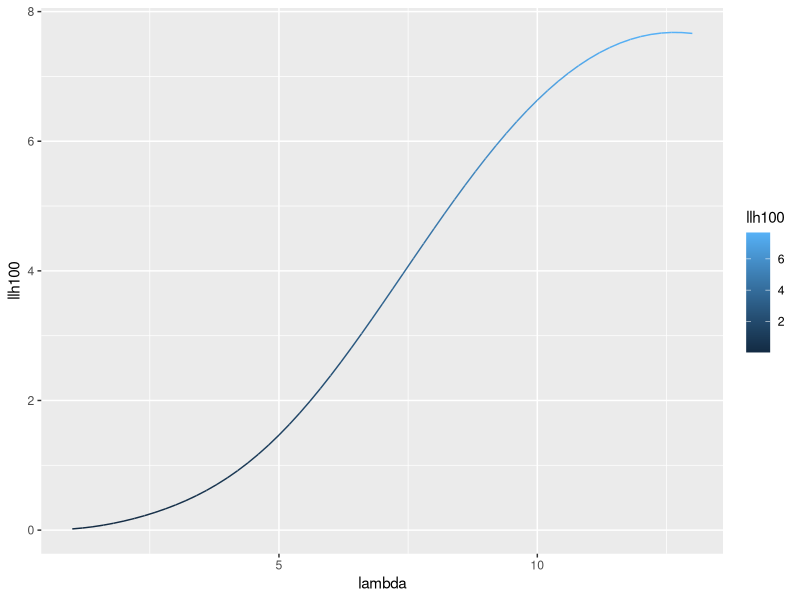
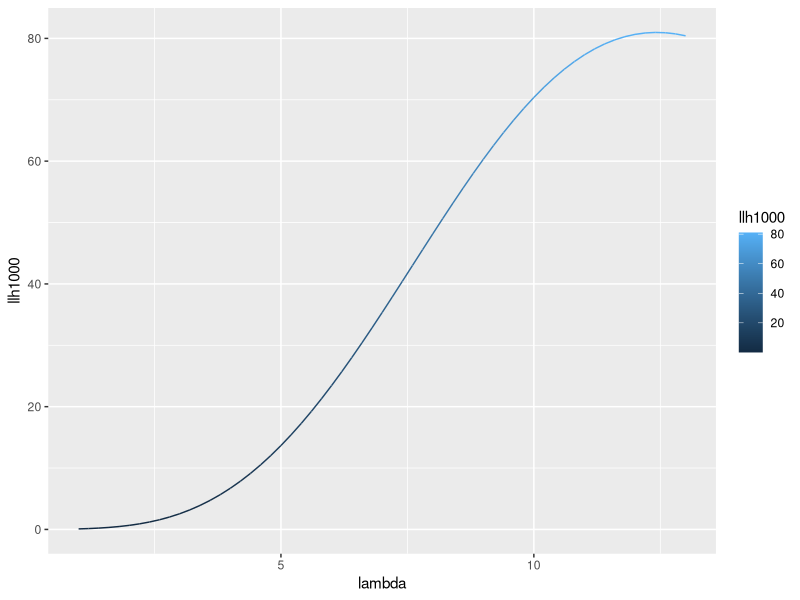
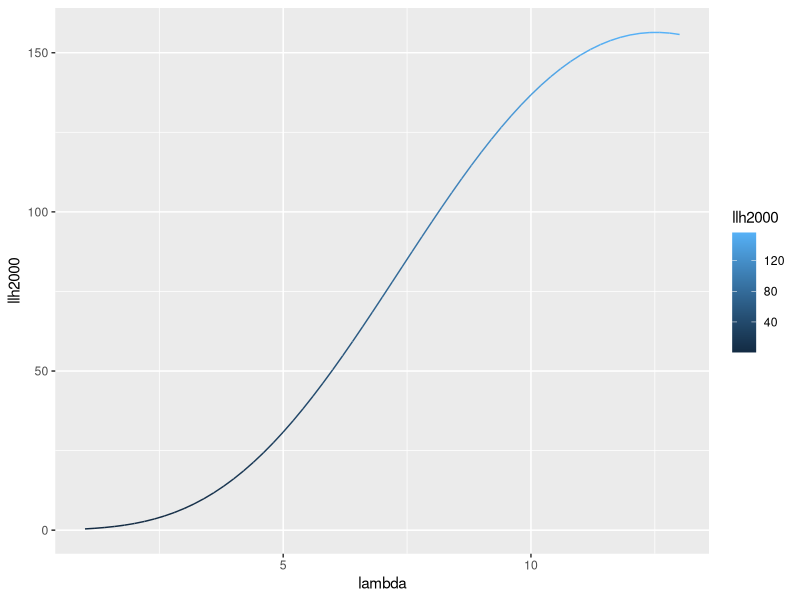
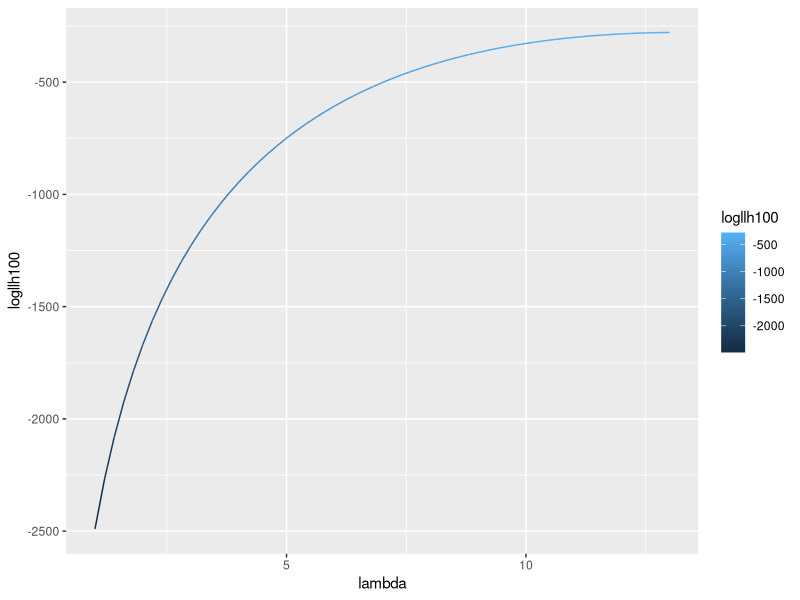
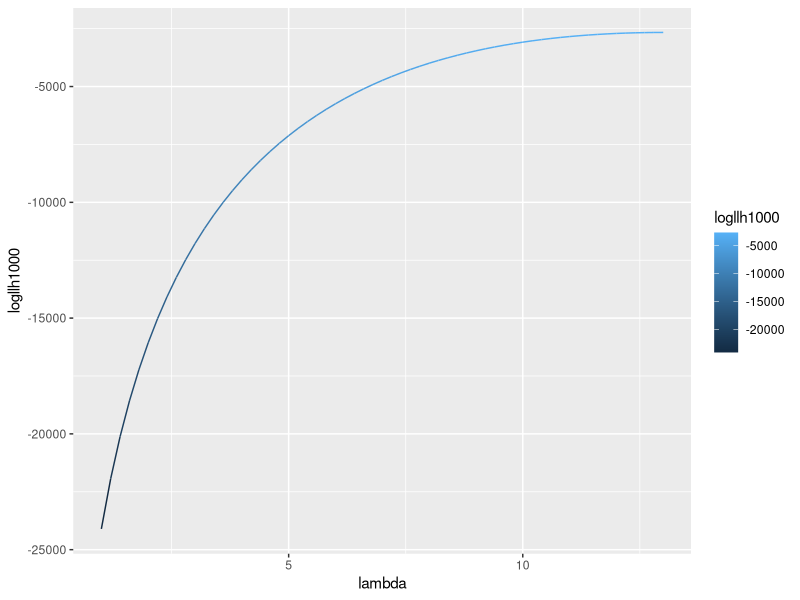
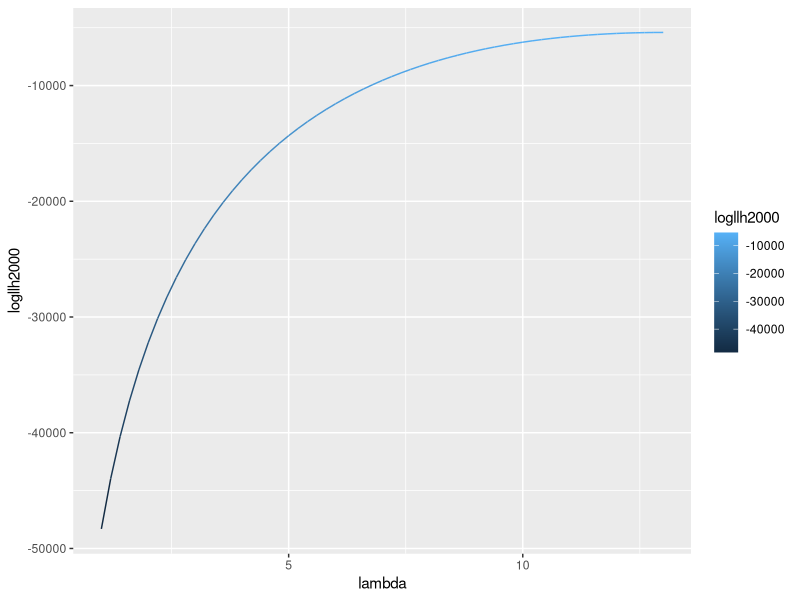

Write R code to recreate these figures, in order.
####### Tugas Pertemuan 7 Kelompok Pola #######
# Maximum Likelihood Estimation dengan distribusi poisson
# Nur Azizah Eka Budiarti (G651190211)
# Robert John Modalo      (G651190331)
# Rizqi Alifahasni Z      (G651190571)

library(dplyr)
# Maximum Likelihood Estimation for data from Poisson Distribution
# bangkitkan sejumlah data berdasarkan distribusi poisson
# dengan parameter lambda=13
# untuk n = 100, 1000, dan 2000
data0 <- rpois(n=100, lambda=13)
data1 <- rpois(n=1000, lambda=13)
data2 <- rpois(n=2000, lambda=13)

# convert to data frame
#df_poisson0 <- data.frame(data0)
#df_poisson1 <- data.frame(data1)
#df_poisson2 <- data.frame(data2)

# bangkitkan data berdasarkan distribusi poisson
# dengan jarak setiap data 0.2 dalam rentang lambda 1 - 13
lambdas <- seq(1,13, by=0.2)

# fungsi naive likelihood
# Computing Likelihood for Observed Data
llh_poisson <- function(lambda, y){
  # likelihood by summing 
  llh <- sum(dpois(y, lambda))
  return(llh)
}

# compute likelihood for all lambda values
# hitung naive likelihood n=100 untuk semua nilai lambda
llh_0 <- sapply(lambdas, function(x){llh_poisson(x, data0)})

mle0 <- which.max(llh_0)
maxllh_0 <- list(likelihood = llh_0[mle0], parameter = lambdas[mle0])
maxllh_0

# hitung naive likelihood n=1000 untuk semua nilai lambda
llh_1 <- sapply(lambdas, function(x){llh_poisson(x,data1)})

mle1 <- which.max(llh_1)
maxllh_1 <- list(likelihood = llh_1[mle1], parameter = lambdas[mle1])
maxllh_1

# hitung naive likelihood n=2000 untuk semua nilai lambda
llh_2 <- sapply(lambdas, function(x){llh_poisson(x,data2)})

mle2 <- which.max(llh_2)
maxllh_2 <- list(likelihood = llh_2[mle2], parameter = lambdas[mle2])
maxllh_2


# fungsi log-likelihood
# Computing Log-Likelihood for Observed Data
logllh_poisson <- function(lambda, y){
  # log(likelihood) by summing 
  llh <- sum(dpois(y, lambda, log=TRUE))
  return(llh)
}

# hitung log-likelihood n=100 untuk semua nilai lambda
logllh_0 <- sapply(lambdas, function(x){logllh_poisson(x, data0)})

logmle0 <- which.max(logllh_0)
maxlogllh_0 <- list(likelihood = logllh_0[logmle0], parameter = lambdas[logmle0])
maxlogllh_0

# hitung log-likelihood n=1000 untuk semua nilai lambda
logllh_1 <- sapply(lambdas, function(x){logllh_poisson(x, data1)})

logmle1 <- which.max(logllh_1)
maxlogllh_1 <- list(likelihood = logllh_1[logmle1], parameter = lambdas[logmle1])
maxlogllh_1

# hitung log-likelihood n=2000 untuk semua nilai lambda
logllh_2 <- sapply(lambdas, function(x){logllh_poisson(x, data2)})

logmle2 <- which.max(logllh_2)
maxlogllh_2 <- list(likelihood = logllh_2[logmle2], parameter = lambdas[logmle2])
maxlogllh_2


# rata-rata naive likelihood
mean(llh_0)
mean(llh_1)
mean(llh_2)

# rata-rata loglikelihood
mean(logllh_0)
mean(logllh_1)
mean(logllh_2)

# simpan semua nilai lambda dan likelihood dalam dataframe
dfllh_0 <- data.frame(llh100=llh_0, lambda=lambdas)
dfllh_1 <- data.frame(llh1000=llh_1, lambda=lambdas)
dfllh_2 <- data.frame(llh2000=llh_2, lambda=lambdas)

dflogllh_0 <- data.frame(logllh100=logllh_0, lambda=lambdas)
dflogllh_1 <- data.frame(logllh1000=logllh_1, lambda=lambdas)
dflogllh_2 <- data.frame(logllh2000=logllh_2, lambda=lambdas)

# plot nilai likelihood untuk setiap nilai lambda
library(ggplot2)
dfllh_0
ggplot(dfllh_0, aes(lambda, llh100)) + geom_line(aes(colour = llh100))

dfllh_1
ggplot(dfllh_1, aes(lambda, llh1000)) + geom_line(aes(colour = llh1000))

dfllh_2
ggplot(dfllh_2, aes(lambda, llh2000)) + geom_line(aes(colour = llh2000))


dflogllh_0
ggplot(dflogllh_0, aes(lambda, logllh100)) + geom_line(aes(colour = logllh100))

dflogllh_1
ggplot(dflogllh_1, aes(lambda, logllh1000)) + geom_line(aes(colour = logllh1000))

dflogllh_2
ggplot(dflogllh_2, aes(lambda, logllh2000)) + geom_line(aes(colour = logllh2000))





